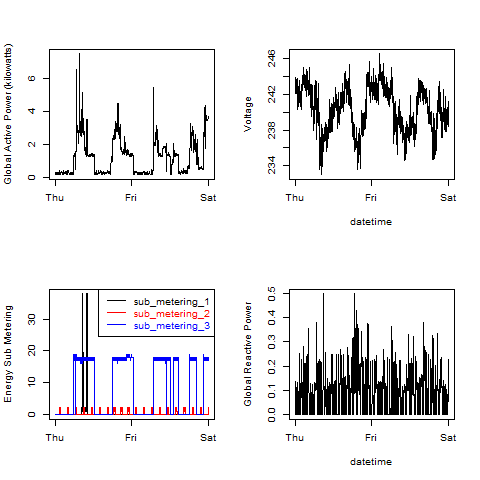

The R source for this figure:
plot4 <- function(df){
    
    png(filename = "plot4.png")
    par(mfrow=c(2,2))
    plot(df$time, df$global_active_power, type = "l", ylab = "Global Active Power (kilowatts)", xlab = "")
    plot(df$time, df$voltage, type = "l", ylab = "Voltage", xlab = "datetime")
    plot(df$time, df$sub_metering_1, type = "n", ylab = "Energy Sub Metering", xlab = "")
    lines(df$tim, df$sub_metering_1, type = "l", col = "black")
    lines(df$tim, df$sub_metering_2, type = "l", col = "red")
    lines(df$tim, df$sub_metering_3, type = "l", col = "blue")
    legend("topright", legend = c("sub_metering_1", "sub_metering_2", "sub_metering_3"), lty = c(1, 1,1), col = c("black", "red", "blue"), text.col = c("black", "red", "blue"))
    plot(df$time, df$global_reactive_power, type = "l", ylab = "Global Reactive Power", xlab = "datetime")
    dev.off()
    
}